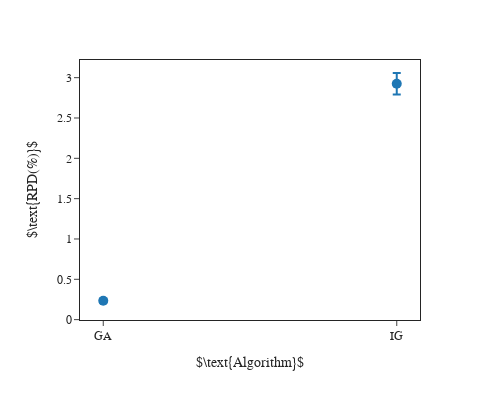

Source (notebook cell):
### Code cell
folders = ["../solutions/ga", "../solutions/ig"]

fig = merge_and_plot(
    folders, 
    ["GA", "IG"], 
    r"$\text{Algorithm}$", 
    r"$\text{RPD(%)}$"
)

fig.show()

if SAVE_IMAGE:
    save_comparison_image(fig, "5_GA_vs_IG")

### Figure 1 — Plotly figure (JSON) as saved in the notebook; plotly's stock layout.template omitted (floating-point values rounded to 4 significant figures)
{"data": [{"error_y": {"array": [0.02436, 0.1336]}, "hovertemplate": "index=%{x}<br>mean=%{y}<extra></extra>", "legendgroup": "", "marker": {"color": "#1F77B4", "size": 10, "symbol": "circle"}, "mode": "markers", "name": "", "orientation": "v", "showlegend": false, "type": "scatter", "x": ["GA", "IG"], "xaxis": "x", "y": [0.2341, 2.924], "yaxis": "y"}], "layout": {"font": {"family": "Times New Roman"}, "height": 400, "legend": {"tracegroupgap": 0}, "margin": {"t": 60}, "width": 500, "xaxis": {"anchor": "y", "domain": [0, 1], "mirror": true, "title": {"text": "$\\text{Algorithm}$"}, "type": "category"}, "yaxis": {"anchor": "x", "domain": [0, 1], "mirror": true, "title": {"text": "$\\text{RPD(%)}$"}}}}
